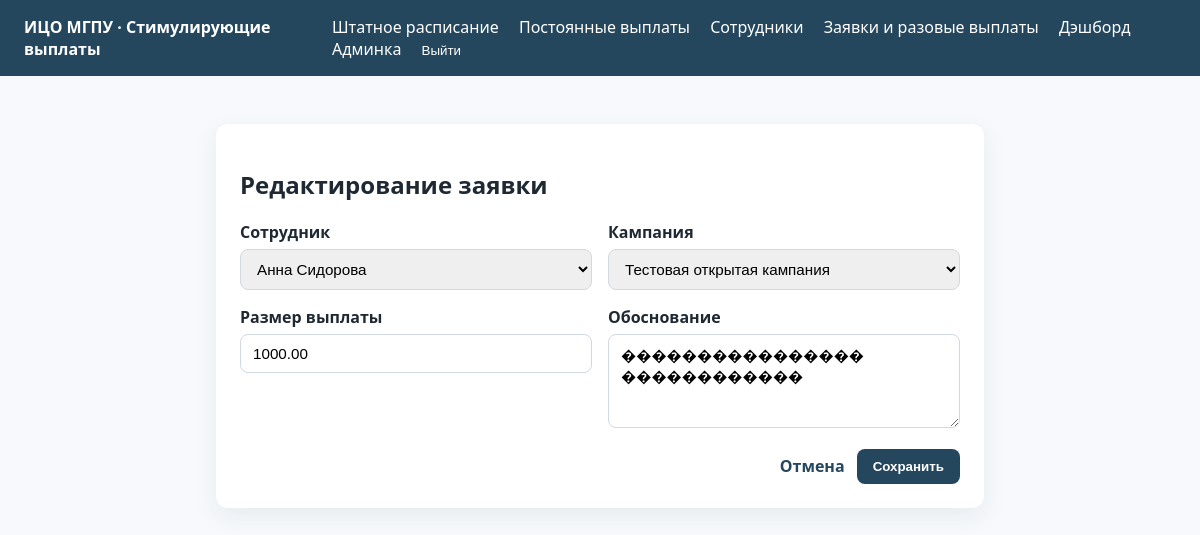
Screenshot of /requests/8/edit/ (signed in) with the database file from the repository.
### stimuli/models.py (models this page shows, shortened)
class StimulusRequest(models.Model):
    class Status(models.TextChoices):
        PENDING = 'pending', _('На рассмотрении')
        APPROVED = 'approved', _('Одобрено')
        REJECTED = 'rejected', _('Отклонено')
        ARCHIVED = 'archived', _('Архив')
    employee = models.ForeignKey(Employee, on_delete=models.CASCADE, related_name='requests', verbose_name='Сотрудник')
    requested_by = models.ForeignKey(
        settings.AUTH_USER_MODEL,
        on_delete=models.CASCADE,
        related_name='stimulus_requests',
        verbose_name='Ответственный'
    )
    campaign = models.ForeignKey(
        'one_time_payments.RequestCampaign',
        on_delete=models.SET_NULL,
        related_name='stimulus_requests',
        verbose_name='Кампания',
        blank=True,
        null=True,
    )
    amount = models.DecimalField('Размер выплаты', max_digits=12, decimal_places=2)
    justification = models.TextField('Обоснование')
    status = models.CharField('Статус', max_length=16, choices=Status.choices, default=Status.PENDING)
    admin_comment = models.TextField('Комментарий администратора', blank=True)
    archived_at = models.DateTimeField('В архиве с', blank=True, null=True)
    created_at = models.DateTimeField('Создано', auto_now_add=True)
    updated_at = models.DateTimeField('Обновлено', auto_now=True)
    objects = StimulusRequestQuerySet.as_manager()
    class Meta:
        ordering = ['-created_at']
        permissions = [
            ('view_all_requests', 'Может видеть все заявки'),
            ('edit_pending_requests', 'Может редактировать заявки на рассмотрении'),
        ]
        verbose_name = 'Заявка на стимулирование'
        verbose_name_plural = 'Заявки на стимулирование'

### stimuli/views.py (the view, shortened to what this page needs)
# urls.py: path('requests/<int:pk>/edit/', views.StimulusRequestUpdateView.as_view(), name='request-edit'),
class StimulusRequestUpdateView(LoginRequiredMixin, generic.UpdateView):
    model = StimulusRequest
    form_class = StimulusRequestForm
    template_name = 'stimuli/request_form.html'
    success_url = reverse_lazy('request-list')
    def get_form_kwargs(self):
        kwargs = super().get_form_kwargs()
        kwargs['user'] = self.request.user
        return kwargs
    def get_queryset(self):
        base_qs = StimulusRequest.objects.select_related('employee', 'requested_by')
        user = self.request.user
        if can_view_all_requests(user):
            return base_qs
    def dispatch(self, request, *args, **kwargs):
        try:
            return super().dispatch(request, *args, **kwargs)
        except Http404:
            messages.error(request, 'У вас нет прав для редактирования этой заявки.')
            return redirect('request-list')

### one_time_payments/models.py (called while the page is built)
    def __str__(self) -> str:
        return self.name

### stimuli/models.py (called while the page is built)
    def __str__(self):
        return self.full_name

### stimuli/permissions.py (called while the page is built, shortened)
def is_employee(user):
    return user.groups.filter(name='Сотрудник').exists()

def can_view_all_requests(user):
    return user.has_perm('stimuli.view_all_requests') or user.is_staff

def get_accessible_employees(user):
    from .models import Employee
    if user.is_staff:
        return Employee.objects.all()

### stimuli/templates/stimuli/request_form.html (shortened to what this page needs)
{% extends 'base.html' %}
{% block content %}
<div class="card" style="max-width:720px; margin:0 auto;">
    <h2>{% if object %}Редактирование заявки{% else %}Новая заявка на стимулирование{% endif %}</h2>
    <form method="post">
        <div class="form-grid">
            {% for field in form %}
                <div>
                    <label for="{{ field.id_for_label }}">{{ field.label }}</label>
                    {{ field }}
                </div>
            {% endfor %}
        </div>
        <div style="margin-top: 16px; display:flex; gap:12px; justify-content:flex-end;">
            <a class="btn btn-text" href="{% url 'request-list' %}">Отмена</a>
            <button type="submit" class="btn btn-primary">{% if object %}Сохранить{% else %}Отправить заявку{% endif %}</button>
        </div>
    </form>
</div>
{% endblock %}

### static/css/main.css (style rules this page uses)
:root { --primary: #25475e; --accent: #f0a500; --bg: #f7f9fc; }
body { font-family: 'Segoe UI', -apple-system, BlinkMacSystemFont, 'Roboto', sans-serif; font-size: 16px; color: #1f2933; background-color: var(--bg); margin: 0; }
a { color: var(--primary); text-decoration: none; }
.btn { display: inline-flex; align-items: center; gap: 6px; padding: 10px 16px; border-radius: 8px; border: none; cursor: pointer; font-weight: 600; transition: all 0.2s ease; }
.btn-primary { background-color: var(--primary); color: #fff; }
.btn-text { background: transparent; color: var(--primary); padding: 0; }
.card { background-color: #fff; border-radius: 12px; box-shadow: 0 8px 24px rgba(37, 71, 94, 0.08); padding: 24px; margin-bottom: 24px; }
.form-grid { display: grid; grid-template-columns: repeat(auto-fit, minmax(240px, 1fr)); gap: 16px; }
.form-grid label { display: block; font-weight: 600; margin-bottom: 6px; }
.form-grid input, .form-grid select, .form-grid textarea { width: 100%; padding: 10px 12px; border-radius: 8px; border: 1px solid #d1d9e0; font-size: 0.95rem; box-sizing: border-box; }

### rows the page displays
StimulusRequest: form "Анна Сидорова" "Тестовая открытая кампания" "1000.00" "���������������� ������������"

### other values shown
{{ field.label }} "Сотрудник" "Кампания" "Размер выплаты" "Обоснование"
